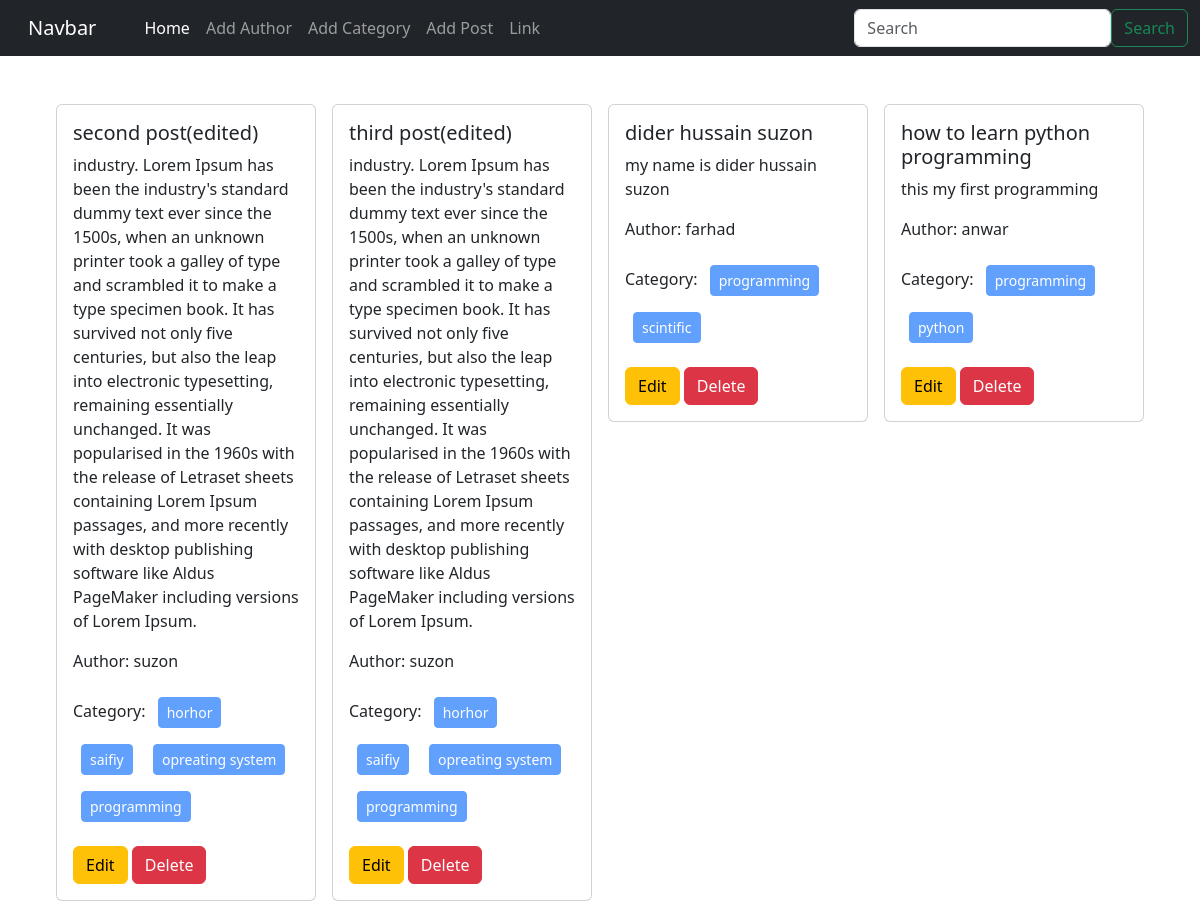
The page / on the database its author committed.
### posts/models.py (models this page shows, shortened)
class Post(models.Model):
    title = models.CharField(max_length=50)
    content = models.TextField()
    category = models.ManyToManyField(Category)
    author = models.ForeignKey(Author,on_delete=models.CASCADE,default=None)

### author/models.py (models this page shows, shortened)
class Author(models.Model):
    name = models.CharField(max_length=200)
    bio = models.TextField()
    phone_no = models.CharField(max_length=12)

### categories/models.py (models this page shows, shortened)
class Category(models.Model):
    name = models.CharField(max_length=100)

### blog_project/views.py (the view)
# urls.py: path('', views.home, name="homepage"),
def home(request):
    data = Post.objects.all()
    return render(request, 'home.html',{'data':data})

### templates/home.html
{%extends 'base.html'%}
{%block content%}
<div class="d-flex flex-wrap justify-content-center px-5 pt-5">
    {%for post in data%}
    <div class="col-sm-3">
      <div class="card mx-2">
        <div class="card-body">
          <h5 class="card-title">{{post.title}}</h5>
          <p class="card-text">{{post.content}}</p>
          <p>Author: {{post.author.name}}</p>
          <p>Category:
            {% for cat in post.category.all %}
            <button class ="btn btn-primary btn-sm m-2" disabled>{{cat.name}}</button>
            {% endfor %}
          </p>
          <a href="{% url 'edit_post' post.id %}" class="btn btn-warning">Edit</a>
          <a href="{% url 'delete_post' post.id %}" class="btn btn-danger">Delete</a>
        </div>
      </div>
    </div>
    {%endfor%}
  </div>
{%endblock%}

### templates/base.html (shortened to what this page needs)
<!doctype html>
<html lang="en">
  <head>
    <link rel="stylesheet" href="https://cdn.jsdelivr.net/npm/bootstrap@5.3.2/dist/css/bootstrap.rtl.min.css">
  </head>
  <body>
    <nav class="navbar navbar-expand-lg navbar-dark bg-dark">
        <div class="container-fluid">
          <a class="navbar-brand" href="#">Navbar</a>
          <div class="collapse navbar-collapse" id="navbarSupportedContent">
            <ul class="navbar-nav mb-2 mb-lg-0">
              <li class="nav-item">
                <a class="nav-link active" aria-current="page" href="{% url 'homepage'%}">Home</a>
              </li>
              <li class="nav-item">
                <a class="nav-link" href="{% url 'add_author'%}">Add Author</a>
              </li>
              <li class="nav-item">
                <a class="nav-link" href="{% url 'add_category'%}">Add Category</a>
              </li>
              <li class="nav-item">
                <a class="nav-link" href="{% url 'add_post'%}">Add Post</a>
              </li>
              <li class="nav-item">
                <a class="nav-link" href="#">Link</a>
              </li>
            </ul>
            <form class="d-flex me-auto" role="search">
              <input class="form-control me-2" type="search" placeholder="Search" aria-label="Search">
              <button class="btn btn-outline-success" type="submit">Search</button>
            </form>
          </div>
        </div>
      </nav>
      {% block content%}  {%endblock%}
  </body>
</html>

### rows shown on the page
Post: title "second post(edited)", content "industry. Lorem Ipsum has been the industry's standard dummy text ever since the 1500s, when an unknown printer took a galley of type and scrambled it to make a type specimen book. It has survived not only five centuries, but also the leap into electronic typesetting, remaining essentially unchanged. It was popularised in the 1960s with the release of Letraset sheets containing Lorem Ipsum passages, and more recently with desktop publishing software like Aldus PageMaker including versions of Lorem Ipsum.", author.name "suzon"
Category: name "horhor"
Category: name "saifiy"
Category: name "opreating system"
Category: name "programming"
Post: title "third post(edited)", content "industry. Lorem Ipsum has been the industry's standard dummy text ever since the 1500s, when an unknown printer took a galley of type and scrambled it to make a type specimen book. It has survived not only five centuries, but also the leap into electronic typesetting, remaining essentially unchanged. It was popularised in the 1960s with the release of Letraset sheets containing Lorem Ipsum passages, and more recently with desktop publishing software like Aldus PageMaker including versions of Lorem Ipsum.", author.name "suzon"
Post: title "dider hussain suzon", content "my name is dider hussain suzon", author.name "farhad"
Category: name "scintific"
Post: title "how to learn python programming", content "this my first programming", author.name "anwar"
Category: name "python"
